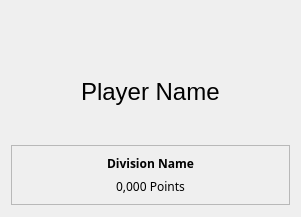
<?xml version="1.0" encoding="UTF-8"?>
<ui version="4.0">
 <class>MatchmakingPlayerInfo</class>
 <widget class="QWidget" name="MatchmakingPlayerInfo">
  <property name="geometry">
   <rect>
    <x>0</x>
    <y>0</y>
    <width>301</width>
    <height>217</height>
   </rect>
  </property>
  <property name="windowTitle">
   <string notr="true"/>
  </property>
  <layout class="QGridLayout" name="gridLayout">
   <item row="0" column="0" alignment="Qt::AlignHCenter|Qt::AlignTop">
    <widget class="QLabel" name="lblLocalPlayerLeagueImage">
     <property name="maximumSize">
      <size>
       <width>96</width>
       <height>96</height>
      </size>
     </property>
     <property name="text">
      <string/>
     </property>
     <property name="pixmap">
      <pixmap resource="resources.qrc">:/img/client/rank_icons/league_1</pixmap>
     </property>
     <property name="scaledContents">
      <bool>true</bool>
     </property>
    </widget>
   </item>
   <item row="2" column="0" alignment="Qt::AlignTop">
    <widget class="QFrame" name="frmDivision">
     <property name="sizePolicy">
      <sizepolicy hsizetype="Preferred" vsizetype="Maximum">
       <horstretch>0</horstretch>
       <verstretch>0</verstretch>
      </sizepolicy>
     </property>
     <property name="frameShape">
      <enum>QFrame::StyledPanel</enum>
     </property>
     <property name="frameShadow">
      <enum>QFrame::Raised</enum>
     </property>
     <layout class="QGridLayout" name="gridLayout_2">
      <item row="0" column="0" alignment="Qt::AlignHCenter|Qt::AlignTop">
       <widget class="QLabel" name="lblDivision">
        <property name="font">
         <font>
          <family>Noto Sans</family>
          <pointsize>9</pointsize>
          <weight>75</weight>
          <bold>true</bold>
         </font>
        </property>
        <property name="styleSheet">
         <string notr="true"/>
        </property>
        <property name="text">
         <string>Division Name</string>
        </property>
       </widget>
      </item>
      <item row="1" column="0" alignment="Qt::AlignHCenter|Qt::AlignTop">
       <widget class="QLabel" name="lblPoints">
        <property name="font">
         <font>
          <family>Noto Sans</family>
          <pointsize>9</pointsize>
         </font>
        </property>
        <property name="styleSheet">
         <string notr="true"/>
        </property>
        <property name="text">
         <string>0,000 Points</string>
        </property>
       </widget>
      </item>
     </layout>
    </widget>
   </item>
   <item row="1" column="0" alignment="Qt::AlignHCenter|Qt::AlignTop">
    <widget class="QLabel" name="lblPlayerName">
     <property name="styleSheet">
      <string notr="true">font-family: &quot;Gobold Bold&quot;;
font-size: 24px;</string>
     </property>
     <property name="text">
      <string>Player Name</string>
     </property>
    </widget>
   </item>
  </layout>
 </widget>
 <resources>
  <include location="resources.qrc"/>
 </resources>
 <connections/>
</ui>
